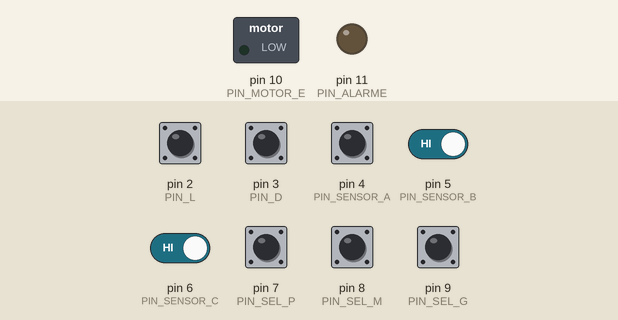
A sketch run on a simulated Arduino Uno, built with avr-gcc and run on an emulated ATmega328P. Parts: switched loads named in the sketch (green lamp = pin HIGH), output pins drawn as LEDs (lit = HIGH). The inputs (shaded band) are chosen by the test bench; at power-on: pin 2 (PIN_L), pin 3 (PIN_D), pin 4 (PIN_SENSOR_A), pin 5 (PIN_SENSOR_B), pin 6 (PIN_SENSOR_C), pin 7 (PIN_SEL_P), pin 8 (PIN_SEL_M), pin 9 (PIN_SEL_G) HIGH.

Above: at 1.2 s.
1.3 s: pin 2 (PIN_L) pulled LOW for 0.15 s
At 2.2 s:
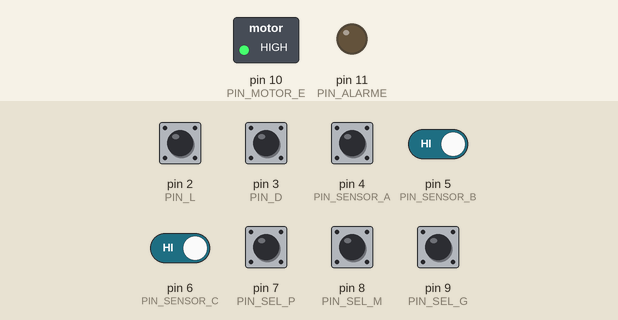
2.9 s: pin 3 (PIN_D) pulled LOW for 0.15 s
At 3.5 s:
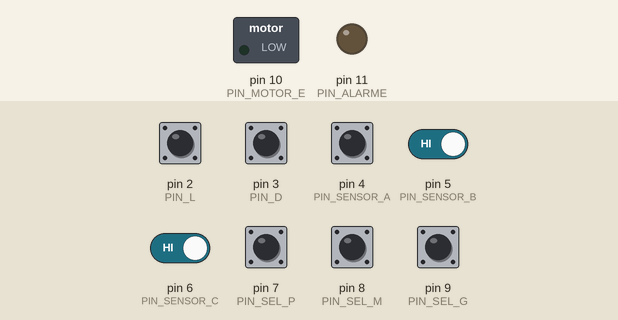
4.5 s: pin 2 (PIN_L) pulled LOW for 1 s
At 5.9 s:
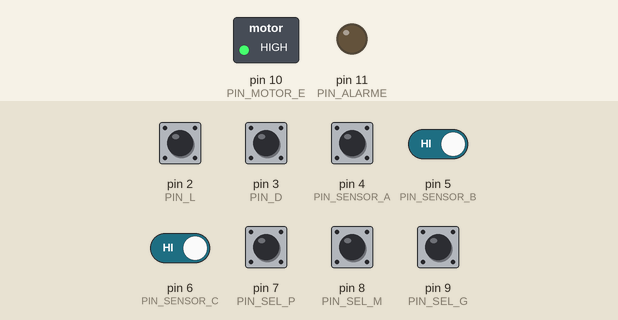
7.0 s: pin 4 (PIN_SENSOR_A) pulsed LOW 2 times (0.12 s each, 0.3 s apart)
At 7.4 s:
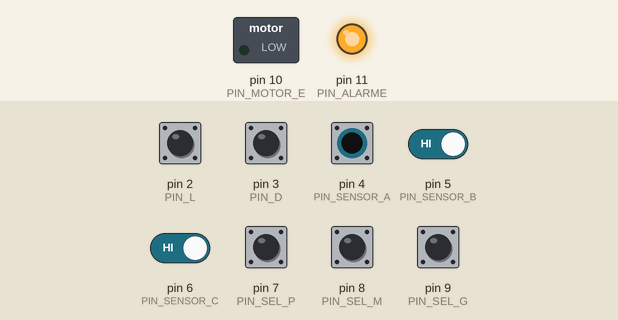
Timing chart, 0 to 10.0 s (numbered marks = the images above; inputs shaded):
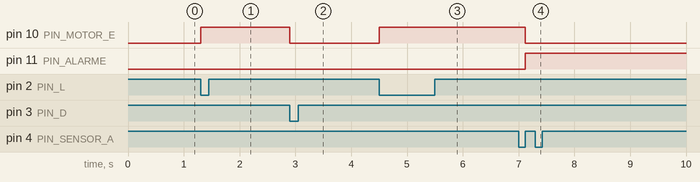

The sketch:

ex16_seletor_garrafas.ino
```cpp
const int PIN_L = 2;
const int PIN_D = 3;

const int PIN_SENSOR_A = 4;
const int PIN_SENSOR_B = 5;
const int PIN_SENSOR_C = 6;

const int PIN_SEL_P = 7;
const int PIN_SEL_M = 8;
const int PIN_SEL_G = 9;

const int PIN_MOTOR_E = 10;
const int PIN_ALARME  = 11;

enum Tamanho { NENHUM, PEQUENA, MEDIA, GRANDE };

bool sistemaLigado = false;
bool aAnt = false;

void setup() {
  pinMode(PIN_L, INPUT_PULLUP);
  pinMode(PIN_D, INPUT_PULLUP);
  pinMode(PIN_SENSOR_A, INPUT_PULLUP);
  pinMode(PIN_SENSOR_B, INPUT_PULLUP);
  pinMode(PIN_SENSOR_C, INPUT_PULLUP);
  pinMode(PIN_SEL_P, INPUT_PULLUP);
  pinMode(PIN_SEL_M, INPUT_PULLUP);
  pinMode(PIN_SEL_G, INPUT_PULLUP);

  pinMode(PIN_MOTOR_E, OUTPUT);
  pinMode(PIN_ALARME, OUTPUT);
  digitalWrite(PIN_MOTOR_E, LOW);
  digitalWrite(PIN_ALARME, LOW);
}

void loop() {
  bool liga    = (digitalRead(PIN_L) == LOW);
  bool desliga = (digitalRead(PIN_D) == LOW);

  bool a = (digitalRead(PIN_SENSOR_A) == LOW);
  bool b = (digitalRead(PIN_SENSOR_B) == LOW);
  bool c = (digitalRead(PIN_SENSOR_C) == LOW);

  bool selP = (digitalRead(PIN_SEL_P) == LOW);
  bool selM = (digitalRead(PIN_SEL_M) == LOW);
  bool selG = (digitalRead(PIN_SEL_G) == LOW);

  Tamanho selecionado = NENHUM;
  if (selP) selecionado = PEQUENA;
  else if (selM) selecionado = MEDIA;
  else if (selG) selecionado = GRANDE;

  if (desliga) {
    sistemaLigado = false;
  }
  if (liga) {
    sistemaLigado = true;
    digitalWrite(PIN_ALARME, LOW);
  }

  if (!sistemaLigado) {
    digitalWrite(PIN_MOTOR_E, LOW);
    aAnt = a;
    return;
  }


  if (digitalRead(PIN_ALARME) == HIGH) {
    digitalWrite(PIN_MOTOR_E, LOW);
    aAnt = a;
    return;
  }

  digitalWrite(PIN_MOTOR_E, HIGH);


  if (aAnt && !a) {
    Tamanho detectado;
    if (c)      detectado = GRANDE;
    else if (b) detectado = MEDIA;
    else        detectado = PEQUENA;

    if (detectado != selecionado) {
      digitalWrite(PIN_ALARME, HIGH);
      digitalWrite(PIN_MOTOR_E, LOW);
    }
  }

  aAnt = a;
}
```

Measured:
- after the input at 1.3 s, pin 10 (PIN_MOTOR_E): LOW → HIGH at once
- after the input at 2.9 s, pin 10 (PIN_MOTOR_E): HIGH → LOW at once
- after the input at 4.5 s, pin 10 (PIN_MOTOR_E): LOW → HIGH at once
- after the input at 7.0 s, pin 10 (PIN_MOTOR_E): HIGH → LOW after 0.12 s; pin 11 (PIN_ALARME): LOW → HIGH after 0.12 s
